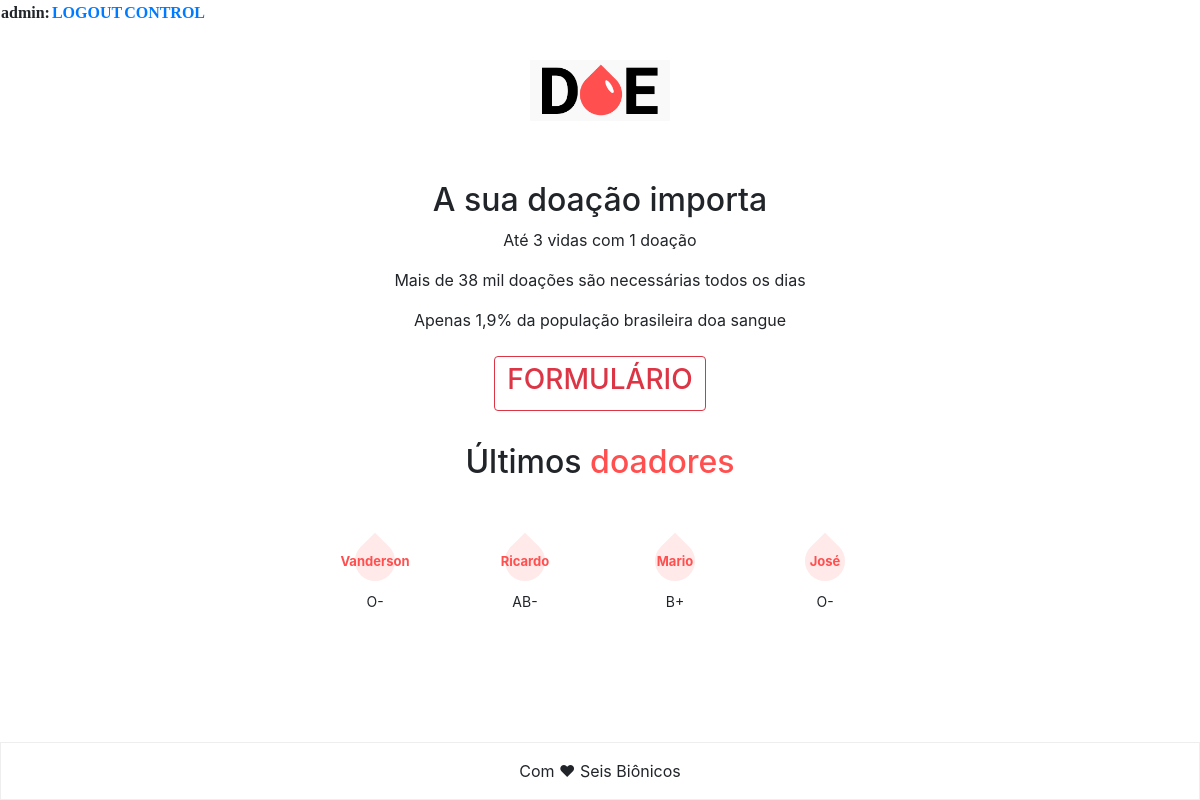
Page /form.php (signed in) on the committed database.
### tables this page shows
CREATE TABLE `doadores` (
  `id` int(11) NOT NULL,
  `nome` varchar(30) NOT NULL,
  `email` varchar(50) NOT NULL,
  `cpf` varchar(25) NOT NULL,
  `tipo` varchar(3) NOT NULL
);

### consulta_recente.php (called while the page is built)
<?php
  $consulta = "SELECT * FROM doadores order by id desc LIMIT 4";
  $con = $mysqli -> query ($consulta) or die ($consulta -> error);
?>

### form.php (the view, shortened to what this page needs)
<!-- <?php
    include('conexao.php');
    include('consulta_recente.php');
?>  -->
<!DOCTYPE html>
<html lang="pt-br">
<head>
  <link rel="stylesheet" href="css/style.css" type="text/css">
  <link rel="stylesheet" href="css/bootstrap.min.css" type="text/css">
</head>
<body>
  <header>
    <img class="logo" src="./assets/logo.png" alt="DOE">
    <h2>A sua doação importa</h2>
    <p>Até 3 vidas com 1 doação</p>
    <p>Mais de 38 mil doações são necessárias todos os dias</p>
    <p>Apenas 1,9% da população brasileira doa sangue</p>
    <button class="btn btn-outline-danger"><h3>FORMULÁRIO</h3></button>
  </header>
  <main>
    <h2>Últimos <span>doadores</span></h2>
    <section class="donors">
      <?php while ($dado = $con -> fetch_array()){ ?>
        <div class="donor">
          <div class="blood"><?php echo $dado["nome"] ?></div>
          <p><?php echo $dado["tipo"] ?></p>
        </div>
      <?php }?>
    </section>
  </main>
    <table id="menu">
      <tr>
        <th>
        <?php echo $_SESSION['user'];?>:
        </th>
        <th>
          <a href="logout.php">LOGOUT</a>
        </th>
        <th>
          <a href="control_doadores.php">CONTROL</a>
        </th>
      </tr>
    </table>
  <footer>Com ❤ Seis Biônicos</footer>
</body>
</html>

### css/style.css (style rules this page uses)
html, body { margin: 0; }
* { box-sizing: border-box; }
body { display: flex; flex-direction: column; height: 100vh; font-family: 'Roboto', sans-serif; background-color: #f9f9f9; }
header h1, main h2 { margin-bottom: 70px; }
main h2 span { color: #ff4f4f; }
.blood { color: #ff4f4f; font-weight: bold; font-size: 13px; display: flex; align-items: center; position: relative; justify-content: center; }
.blood::before { content: ""; background-color: #ff4f4f20; width: 40px; height: 40px; position: absolute; border-radius: 50%; border-top-right-radius: 0; transform: rotate(-45deg); }
.donor p { margin-top: 20px; font-size: 14px; }
header, main, .form { margin:0 auto 70px; width: 90%; max-width: 600px; }
.logo { width: 140px; margin: 60px 0px; }
header button { margin-top: 8px; padding: 8px 16px; border-radius: 4px; background-color: #ff4f4f; color: white; border: none; font-weight: bold; }
header, main, footer { text-align: center; }
main .donors { display: grid; grid-template-columns: 1fr 1fr 1fr 1fr; }
footer { margin-top: auto; padding: 16px; border: 1px solid #eee; }
table#menu { position: fixed; top: 0; left: 0; right: 0; text-decoration: none; text-align: center; font-family: verdana; }

### rows in the picture
doadores: nome "Vanderson", tipo "O-"
doadores: nome "Ricardo", tipo "AB-"
doadores: nome "Mario", tipo "B+"
doadores: nome "José", tipo "O-"

### other values in the picture
$_SESSION['user'] "admin"
